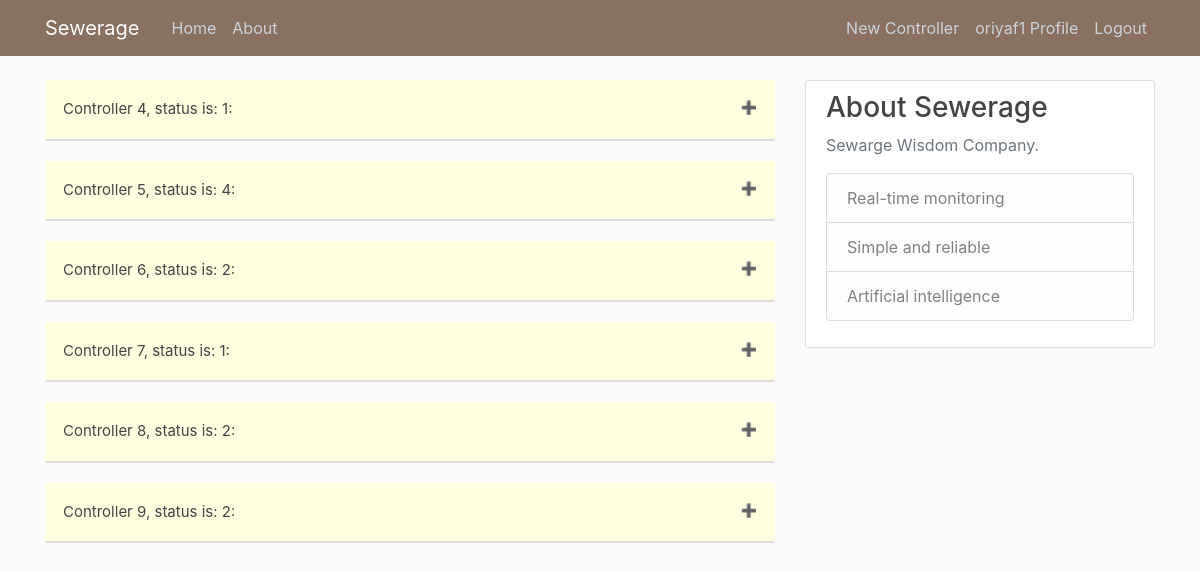
The app's page / (signed in) with its own data.
### sewerage/models.py (models this page shows, shortened)
class Controller(models.Model):
    controller_x = models.FloatField(default=31.7760081)
    controller_y = models.FloatField(default=35.2353219)
    GREEN = 1
    YELLOW = 2
    ORANGE = 3
    RED = 4
    STATUS = [
        (GREEN, '1 - GREEN'),
        (YELLOW, '2 - YELLOW'),
        (ORANGE, '3 - ORANGE'),
        (RED, '4 - RED')
    ]
    status = models.IntegerField(choices=STATUS)
    installed_date = models.DateTimeField(default=timezone.now)
    owner = models.ForeignKey(User, on_delete=models.CASCADE)

### users/models.py (models this page shows, shortened)
class Profile(models.Model):
    user = models.OneToOneField(User, on_delete=models.CASCADE, null=True)
    image = models.ImageField(default='default.jpg', upload_to='profile_pics')

### sewerage/views.py (the view)
# urls.py: path('', views.home, name='sewerage-home'),
@login_required
def home(request):
    context = {
        'controllers': Controller.objects.all(),
        'title': 'Home'
    }
    return render(request, 'sewerage/home.html', context)

### sewerage/templates/sewerage/home.html (shortened to what this page needs)
{% extends 'sewerage/base.html' %}
{% block content %}
    {% for controller in controllers %}
      <button type="button" class="collapsible">Controller {{ controller.pk }}, status is: {{ controller.status }}: </button>
        <div class="content media content-section">
          <img src="{{ controller.owner.profile.image.url }}" class="rounded-circle article-img">
          <div class="media-body">
            <div class="article-metadata">
            </div>
          </div>
        </div>
    {% endfor %}
{% endblock content %}

### sewerage/templates/sewerage/base.html (shortened to what this page needs)
{% load static %}
<!DOCTYPE html>
<html>
<head>
    <link href='https://api.mapbox.com/mapbox-gl-js/v1.8.1/mapbox-gl.css' rel='stylesheet' />
    <link rel="stylesheet" href="https://maxcdn.bootstrapcdn.com/bootstrap/4.0.0/css/bootstrap.min.css">
    <link rel="stylesheet" type="text/css" href="{% static 'sewerage/main.css' %}">
</head>
<body>
    <header class="site-header">
      <nav class="navbar navbar-expand-md navbar-dark bg-steel fixed-top">
        <div class="container">
          <a class="navbar-brand mr-4" href="{% url 'sewerage-home' %}">Sewerage</a>
          <div class="collapse navbar-collapse" id="navbarToggle">
            <div class="navbar-nav mr-auto">
              <a class="nav-item nav-link" href="{% url 'sewerage-home' %}">Home</a>
              <a class="nav-item nav-link" href="{% url 'sewerage-about' %}">About</a>
            </div>
            <div class="navbar-nav">
              {% if user.is_authenticated %}
                <a class="nav-item nav-link" href="{% url 'controller-create' %}">New Controller</a>
                <a class="nav-item nav-link" href="{% url 'profile' %}">{{user.username}} Profile</a>
                <a class="nav-item nav-link" href="{% url 'logout' %}">Logout</a>
              {% else %}
                <a class="nav-item nav-link" href="{% url 'login' %}">Login</a>
              {% endif %}
            </div>
          </div>
        </div>
      </nav>
    </header>
    <main role="main" class="container">
      <div class="row">
        <div class="col-md-8">
          {% block content %}{% endblock %}
        </div>
        <div class="col-md-4">
          <div class="content-section">
            <h3>About Sewerage</h3>
            <p class='text-muted'>Sewarge Wisdom Company.
              <ul class="list-group">
                <li class="list-group-item list-group-item-light">Real-time monitoring</li>
                <li class="list-group-item list-group-item-light">Simple and reliable</li>
                <li class="list-group-item list-group-item-light">Artificial intelligence</li>
              </ul>
            </p>
          </div>
        </div>
      </div>
    </main>
    <link href='https://api.mapbox.com/mapbox-gl-js/v1.8.1/mapbox-gl.css' rel='stylesheet' />
  </body>
</html>

### sewerage/static/sewerage/main.css (style rules this page uses)
body { background: #fafafa; color: #333333; margin-top: 5rem; }
h1, h2, h3, h4, h5, h6 { color: #444444; }
ul { margin: 0; }
.bg-steel { background-color: #8a705f; }
.site-header .navbar-nav .nav-link { color: #cbd5db; }
.content-section { background: #ffffff; padding: 10px 20px; border: 1px solid #dddddd; border-radius: 3px; margin-bottom: 20px; }
.article-img { height: 65px; width: 65px; margin-right: 16px; }
.article-metadata { padding-bottom: 1px; margin-bottom: 4px; border-bottom: 1px solid #e3e3e3 }
.collapsible { background-color: rgb(255, 255, 224); color: #444; cursor: pointer; padding: 18px; width: 100%; border: none; text-align: left; outline: none; font-size: 15px; }
.content { padding: 0 18px; background-color: white; max-height: 0; overflow: hidden; transition: max-height 0.2s ease-out; }
.collapsible:after { content: '\02795'; font-size: 13px; color: white; float: right; margin-left: 5px; }

### records on screen
Controller: pk "4", status "1", owner.profile.image (placeholder picture)
Controller: pk "5", status "4", owner.profile.image (placeholder picture)
Controller: pk "6", status "2", owner.profile.image (placeholder picture)
Controller: pk "7", status "1", owner.profile.image (placeholder picture)
Controller: pk "8", status "2", owner.profile.image (placeholder picture)
Controller: pk "9", status "2", owner.profile.image (placeholder picture)

### other values on screen
{{ user.username }} "oriyaf1"
